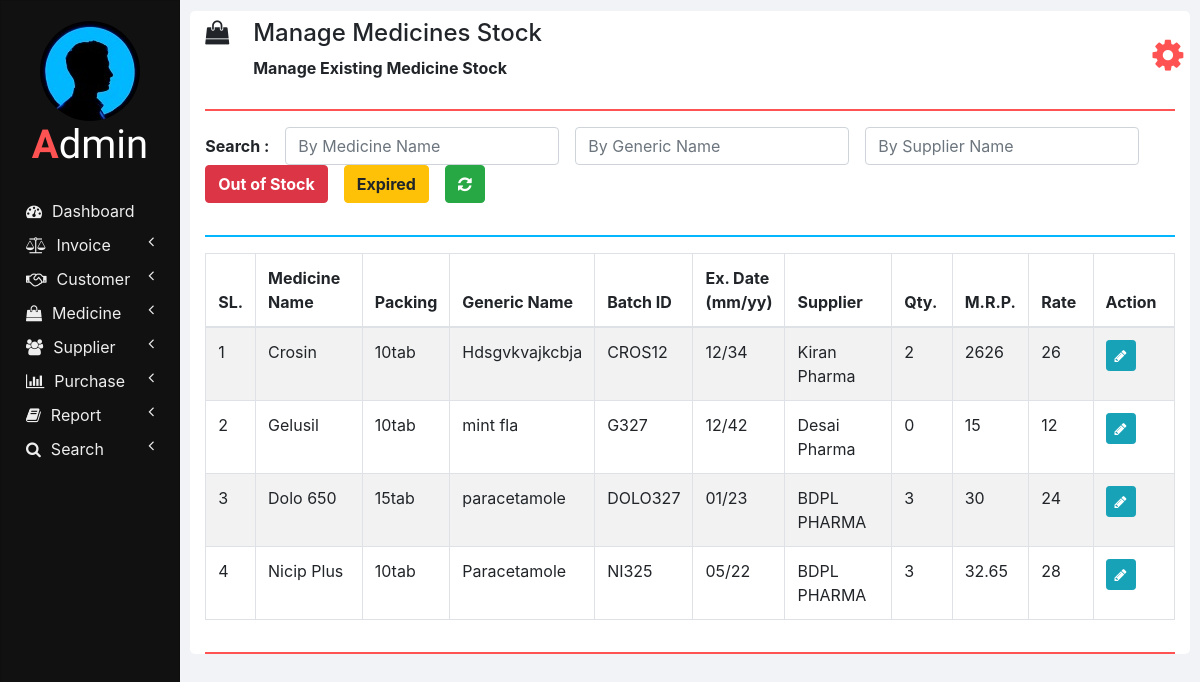
Page /manage_medicine_stock.php on the earlier database version.
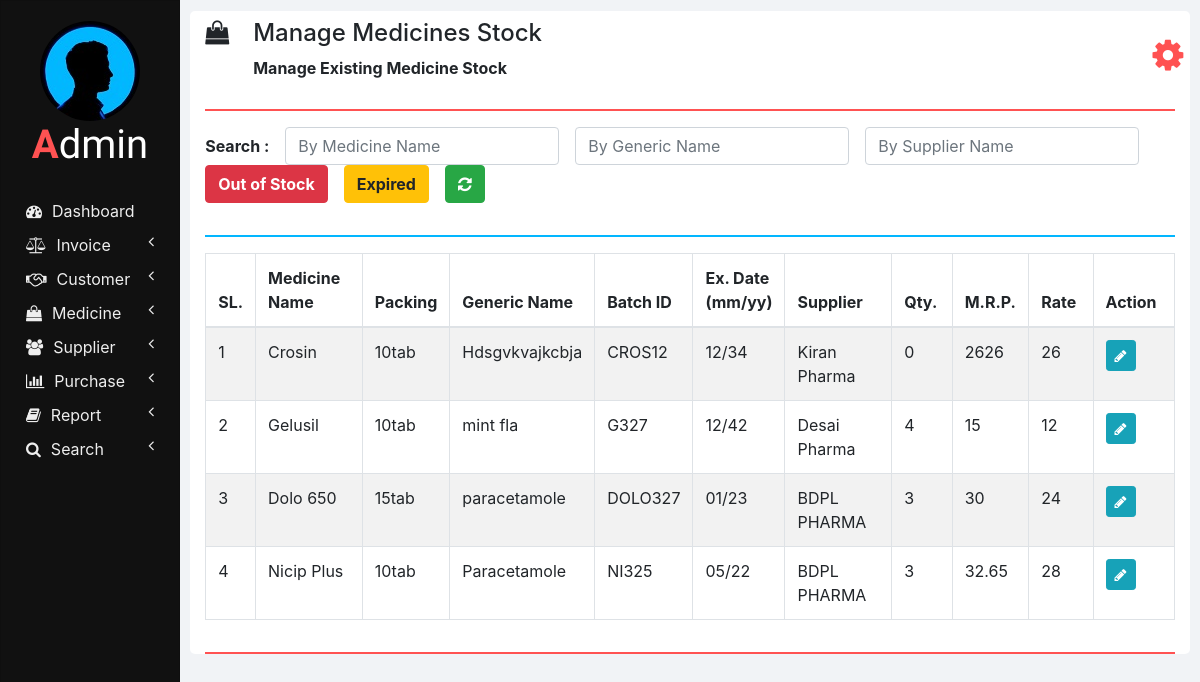
Same page on the later database version.
### tables this page shows
CREATE TABLE `medicines` (
  `ID` int(11) NOT NULL,
  `NAME` varchar(100) NOT NULL,
  `PACKING` varchar(20) NOT NULL,
  `GENERIC_NAME` varchar(100) NOT NULL,
  `SUPPLIER_NAME` varchar(100) NOT NULL
);

CREATE TABLE `medicines_stock` (
  `ID` int(11) NOT NULL,
  `NAME` varchar(100) NOT NULL,
  `BATCH_ID` varchar(20) NOT NULL,
  `EXPIRY_DATE` varchar(10) NOT NULL,
  `QUANTITY` int(11) NOT NULL,
  `MRP` double NOT NULL,
  `RATE` double NOT NULL
);

### php/manage_medicine_stock.php (the view, shortened to what this page needs)
<?php
  function showMedicinesStock($id) {
    require "db_connection.php";
    if($con) {
      $seq_no = 0;
      $query = "SELECT * FROM medicines INNER JOIN medicines_stock ON medicines.NAME = medicines_stock.NAME";
      $result = mysqli_query($con, $query);
      while($row = mysqli_fetch_array($result)) {
        $seq_no++;
        if($row['BATCH_ID'] == $id)
          showEditOptionsRow($seq_no, $row);
        else
          showMedicineStockRow($seq_no, $row);
      }
    }
  }
  function showMedicineStockRow($seq_no, $row) {
    ?>
    <tr>
      <td><?php echo $seq_no; ?></td>
      <td><?php echo $row['NAME']; ?></td>
      <td><?php echo $row['PACKING']; ?></td>
      <td><?php echo $row['GENERIC_NAME']; ?></td>
      <td><?php echo $row['BATCH_ID']; ?></td>
      <td><?php echo $row['EXPIRY_DATE']; ?></td>
      <td><?php echo $row['SUPPLIER_NAME']; ?></td>
      <td><?php echo $row['QUANTITY']; ?></td>
      <td><?php echo $row['MRP']; ?></td>
      <td><?php echo $row['RATE']; ?></td>
      <td>
        <button href="" class="btn btn-info btn-sm" onclick="editMedicineStock('<?php echo $row['BATCH_ID']; ?>');">
          <i class="fa fa-pencil"></i>
        </button>
      </td>
    </tr>
    <?php
  }
  ?>

Differences in the rows shown:
changed through a linked row, medicines "Hdsgvkvajkcbja": medicines_stock.QUANTITY "2" → "0"
changed through a linked row, medicines "mint fla": medicines_stock.QUANTITY "0" → "4"
